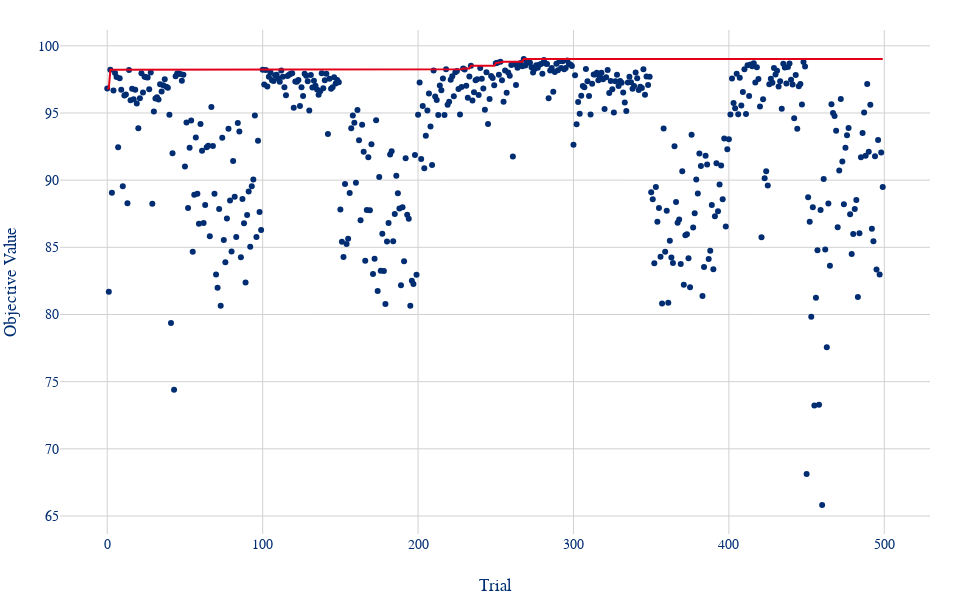

Here is the notebook cell this chart was saved with:
### Code cell
rdc_fig_hist = optuna.visualization.plot_optimization_history(rdc_aggregated_study)
rdc_fig_hist.update_layout(width=960, height=594, showlegend=False, title=None, margin=dict(l=60, r=30, t=30, b=60))
rdc_fig_hist.show()

### Figure 1 — Plotly figure (JSON) as saved in the notebook; plotly's stock layout.template omitted (floating-point values rounded to 4 significant figures; data arrays with more than 128 entries replaced by an {"elided": "..."} marker saying what was removed)
{"data": [{"mode": "markers", "name": "Objective Value", "type": "scatter", "x": {"elided": "500 int values"}, "y": {"elided": "500 float values"}}, {"mode": "lines", "name": "Best Value", "type": "scatter", "x": {"elided": "500 int values"}, "y": {"elided": "500 float values"}}, {"marker": {"color": "#cccccc"}, "mode": "markers", "name": "Infeasible Trial", "showlegend": false, "type": "scatter", "x": [], "y": []}], "layout": {"height": 594, "margin": {"b": 60, "l": 60, "r": 30, "t": 30}, "showlegend": false, "title": {}, "width": 960, "xaxis": {"title": {"text": "Trial"}}, "yaxis": {"title": {"text": "Objective Value"}}}}
